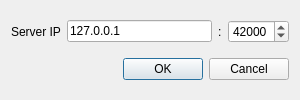
<?xml version="1.0" encoding="UTF-8"?>
<ui version="4.0">
 <class>settingDialog</class>
 <widget class="QDialog" name="settingDialog">
  <property name="geometry">
   <rect>
    <x>0</x>
    <y>0</y>
    <width>300</width>
    <height>100</height>
   </rect>
  </property>
  <property name="sizePolicy">
   <sizepolicy hsizetype="Preferred" vsizetype="Preferred">
    <horstretch>0</horstretch>
    <verstretch>0</verstretch>
   </sizepolicy>
  </property>
  <property name="minimumSize">
   <size>
    <width>300</width>
    <height>100</height>
   </size>
  </property>
  <property name="maximumSize">
   <size>
    <width>300</width>
    <height>100</height>
   </size>
  </property>
  <property name="windowTitle">
   <string>Server settings</string>
  </property>
  <layout class="QGridLayout" name="gridLayout">
   <item row="0" column="0">
    <layout class="QHBoxLayout" name="horizontalLayout">
     <item>
      <widget class="QLabel" name="label_serverip">
       <property name="text">
        <string>Server IP</string>
       </property>
      </widget>
     </item>
     <item>
      <widget class="QLineEdit" name="lineEdit_ip">
       <property name="text">
        <string>127.0.0.1</string>
       </property>
      </widget>
     </item>
     <item>
      <widget class="QLabel" name="label_colon">
       <property name="text">
        <string>:</string>
       </property>
      </widget>
     </item>
     <item>
      <widget class="QSpinBox" name="spinBox_port">
       <property name="minimum">
        <number>1</number>
       </property>
       <property name="maximum">
        <number>65535</number>
       </property>
       <property name="value">
        <number>42000</number>
       </property>
      </widget>
     </item>
    </layout>
   </item>
   <item row="1" column="0">
    <widget class="QDialogButtonBox" name="buttonBox">
     <property name="orientation">
      <enum>Qt::Horizontal</enum>
     </property>
     <property name="standardButtons">
      <set>QDialogButtonBox::Cancel|QDialogButtonBox::Ok</set>
     </property>
    </widget>
   </item>
  </layout>
 </widget>
 <resources/>
 <connections>
  <connection>
   <sender>buttonBox</sender>
   <signal>accepted()</signal>
   <receiver>settingDialog</receiver>
   <slot>accept()</slot>
   <hints>
    <hint type="sourcelabel">
     <x>248</x>
     <y>254</y>
    </hint>
    <hint type="destinationlabel">
     <x>157</x>
     <y>274</y>
    </hint>
   </hints>
  </connection>
  <connection>
   <sender>buttonBox</sender>
   <signal>rejected()</signal>
   <receiver>settingDialog</receiver>
   <slot>reject()</slot>
   <hints>
    <hint type="sourcelabel">
     <x>316</x>
     <y>260</y>
    </hint>
    <hint type="destinationlabel">
     <x>286</x>
     <y>274</y>
    </hint>
   </hints>
  </connection>
 </connections>
</ui>
